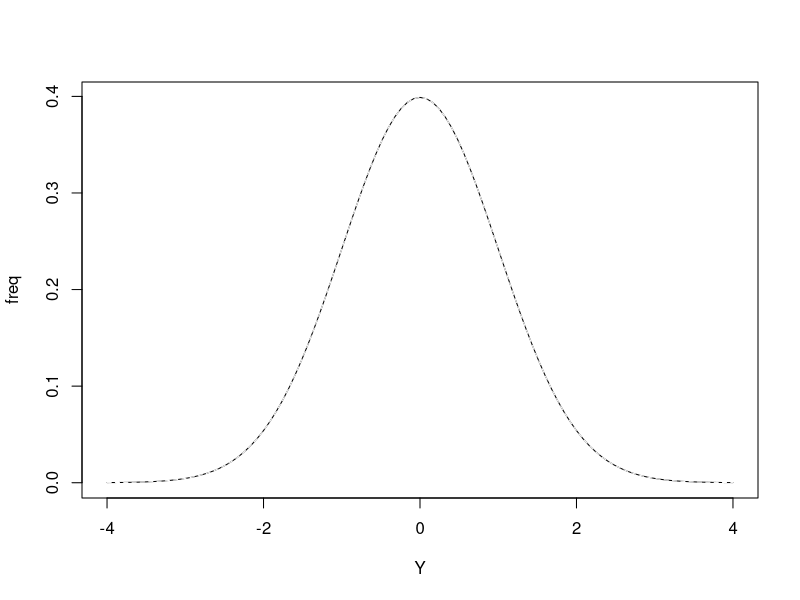
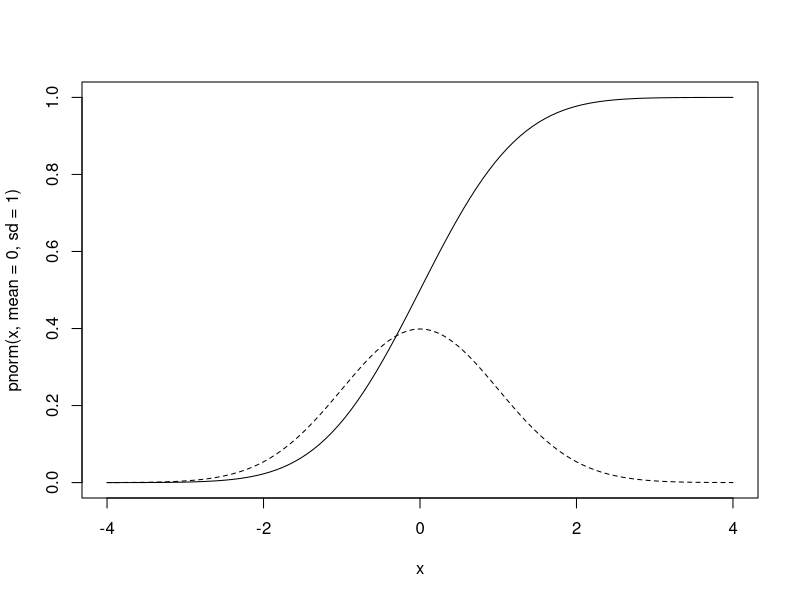
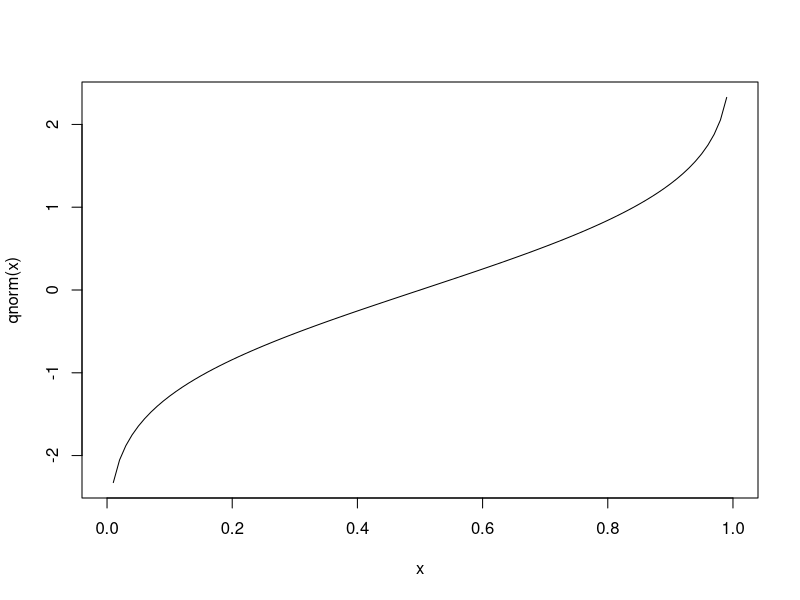
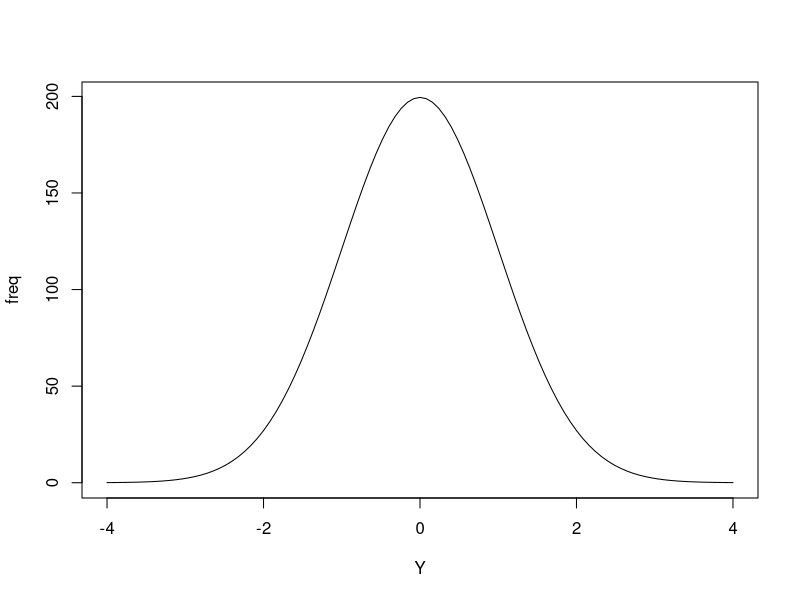
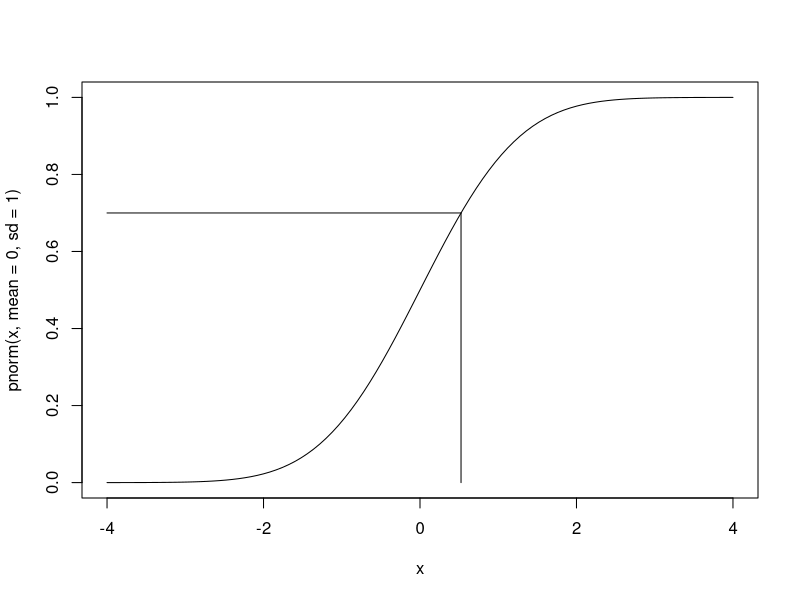
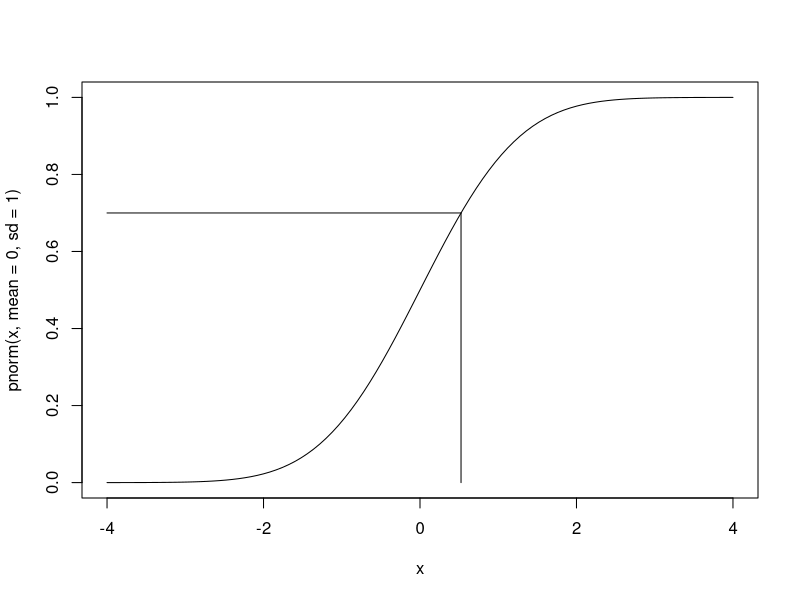
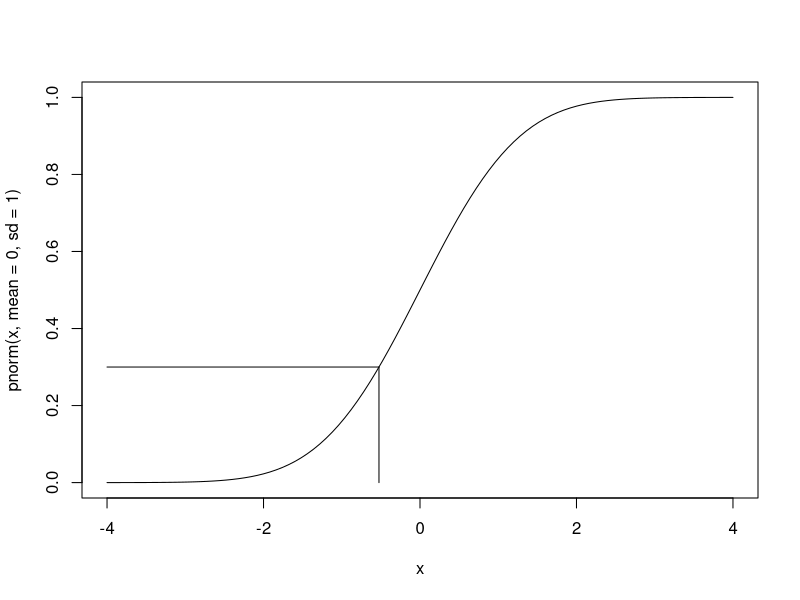

Source code (R) for these figures, in order:
#Chapter 6 moves on from discrete distributions to the normal distribution, 
#a continuous distribution that will be the basis of most statistics in the book.

#Section 6.1 discusses frequency distributions of continuous variables briefly.

#Section 6.2 Properties of the Normal Distribution

#Let's check where it is.
?Distributions
?dnorm

#We can draw the normal distribution in a custom function as a plot using curve()
#and equation 6.1 on page 95.
normal.manual<-function(mean, sd){
curve((1/(sd*sqrt(2*pi)))*exp((-((x-mean)/sd)^2)/2),
      -4, 4, #go from -4 to +4 standard deviations.
      add = FALSE,
      ylab="freq",
      xlab="Y",
      type = "l")
}
normal.manual(0,1)

#You can get this automatically in R with dnorm.
curve(dnorm(x, mean=0, sd=1),
      -4, 4,
      col="white",
      lty="dashed",
      add=TRUE)
#I added a white dashed line over the original black line so you can see that they follow the same path.

#You can draw any of the distributions in Figure 6.2 using these functions 
#(either the R one or the one we just made).

#Figure 6.3 shows the cumulative normal distribution function.

#Let's do that and then plot the normal probability density function on it.
#Cumulative first since that plot will go from 0 to 1.
curve(pnorm(x, mean=0, sd=1),
      -4, 4,
      lty="solid")

#Then add the normal probability density function (like the one we made earlier, just with the default line color).
curve(dnorm(x, mean=0, sd=1),
      -4, 4,
      lty="dashed",
      add=TRUE)

#To get out some of the values  shown in page 96, we use pnorm().
#http://stackoverflow.com/questions/34236648/r-function-to-calculate-area-under-the-normal-curve-between-adjacent-standard-de

pnorm(0, mean=0, sd=1)
#Just adding one value gives you a point estimate.
#50% will be found up to zero (the mean).

#The other values shown in Figure 6.3
pnorm(-1)
pnorm(-2)
#0 and 1 are the default values for mean and standard deviation, so you can leave them out if you want in this case.
#If you add more than one, it will tell you the values.
(pnorm(0:1))
#Use diff as suggested here to get the area under the curve.
diff(pnorm(0:1))
#This works because it uses the cumulative function to calculate it.
#If you go from -1 to 1 you can add them up to get the 68.27% shown under Figure 6.2 and on page 96.
sum(diff(pnorm(-1:1)))

#To go the other way, i.e. to see where 50% of the items fall, you have to use qnorm.
#Let's see what qnorm looks like.
curve(qnorm(x))
#It is essentially tipping Figure 6.3 on its side.
#The frequency is now x on the x-axis, and the standard deviations are the y axis.
#You can get the point values in Figure 6.3 this way:
qnorm(0.5)
qnorm(0.1587)
qnorm(0.0228)
#The last two are close with rounding since those values in Figure 6.3 were rounded.
#How to get the values on page 96, of where 50%, 95%, etc of items are found?
qnorm(0.5+0.5*0.5)
qnorm(0.95+0.5*0.05)
qnorm(0.99+0.5*0.01)
#The values that you input are not the percent values given on page 96.
#You put them in proportions (the quantile you want to get) PLUS
#half of the remaining value.
#If you put in 0.95, it will go from 0 to 0.95.  That isn't centered at the mean of 0,
#where the 50% quantile is.  There is 0.05 left at the end.  So we divide it by two
#to put it on either end.
#You would get the negative number for the standard deviation if you put in the opposite value.
qnorm(0.5*0.01)
#This also explains it nicely down where it starts talking about qnorm.
#https://cran.r-project.org/web/packages/tigerstats/vignettes/qnorm.html

#On pg. 98, they show calculation of standard deviates.
#This is described in such a way that they seem to be z scores although they are never named as such in the book.
#You can easily calculate this manually.
z.score<-function(x){
  (x-mean(x))/sd(x)
}

x<-c(1,2,3)
z.score(x)
#You can also use the scale() function.
#https://www.r-bloggers.com/r-tutorial-series-centering-variables-and-generating-z-scores-with-the-scale-function/

scale(x,
      center=TRUE,
      scale=TRUE)
#help notes that scale=TRUE divides by the standard deviation when
#center=TRUE, and center=TRUE substracts each number by the column mean.
#This is the same thing we did in the z-score function.

#Table 6.1 has expected frequencies for the normal distribution in column 2 for a sample of 1000 individuals.
#We can generate this with pnorm() and thinking about what the class marks mean.
#Because the class marks are separated by 0.5, we need to go 0.5 around each class mark and start at -5.25.
boundaries<-seq(from=-5.25,
                to=5.25,
                by=0.5)

pnorm.results<-pnorm(boundaries)
expected.freqs<-abs(diff(pnorm.results))
cbind(boundaries[-length(boundaries)]+0.25,
      #this takes the last entry off because we only need the lower bound for each class,
      #and adds 0.25 to get the class mark.
      round(expected.freqs*1000, 1))
#Then you can have a look at the table and see that it gives the same results as column 2 in Table 6.1.

#Section 6.3 A Model for the Normal Distribution
#This section describes what produces a normal distribution and
#a heuristic showing how it is related to the binomial distribution.

#Section 6.4 Applications of the Normal Distribution
#This section describes how to do what we did to get Table 6.1,
#but with a different set of data back from Section 4.2. [http://www.cmcurry.com/2014/07/using-r-to-work-through-sokal-and.html]

mean.bw<-109.9
sd.bw<-13.593

(sdeviate.bw<-(151-mean.bw)/sd.bw)

pnorm(sdeviate.bw) #This value is more precise
pnorm(3.02) #But the book uses this rounded value so we will too here.
#We can do some of the calculations the book does on pp. 103-104.
#Only a very few individuals are higher than 151 oz.
1-pnorm(3.02)
#If we want to look both directions we can double this number since the distribution is symmetrical.
2*(1-pnorm(3.02))

#By default, lower.tail=TRUE in pnorm.
pnorm(3.02,
      lower.tail=FALSE)
#It is the same as our earlier value of
1-pnorm(3.02)
#Here is the default setting for comparison.
pnorm(3.02,
      lower.tail=TRUE)
#This simply tells use which direction we want to look at,
#the upper or lower tail of the distribution from our value of standard deviate.  

#Section 6.5 Fitting a Normal Distribution to Observed Data

#These data are again from Section 4.2 [http://www.cmcurry.com/2014/07/using-r-to-work-through-sokal-and.html].
classmark<-seq(from=59.5, to=171.5, by=8)
frequencies<-c(2,6,39,385,888,1729,2240,2007,1233,641,201,74,14,5,1)
samplesize<-sum(frequencies) #This confirms that we entered the data correctly, and gets our sample size.
#Multiply classmark and frequencies to get the sums for each class.
classsums<-classmark*frequencies

#To look at all this stuff together, combine it into a dataset.
birthweights<-data.frame(cbind(classmark, frequencies, classsums))

#Add on a row of the next class up which contains 0 individuals.
(birthweights<-rbind(birthweights, c(179.5, 0, 0)))


#On page 104, equation 6.2 is like equation 6.1 above but with sample size (n) and i (class intervals).
normal.manual.applied<-function(mean, sd, n, i){
  curve(((1/(sd*sqrt(2*pi)))*exp((-((x-mean)/sd)^2)/2))*n*i,
        -4, 4, #go from -4 to +4 standard deviations.
        add = FALSE,
        ylab="freq",
        xlab="Y",
        type = "l")
}

normal.manual.applied(mean=0, sd=1, n=1000, i=0.5)
#This gives the curve that Table 6.1 also has (same class intervals of 0.5, 1000 samples, and mean=0 with sd=1).
#Let's do this with the birthweights data.

birthweights.mean<-109.8996
birthweights.sd<-13.5942

#Like above we need the lower boundaries of the class marks.
birthweights$boundaries<-birthweights$classmark-4

#Get the expected frequencies for the class boundaries with the mean and sd of our dataset.
birthweights$pnorm.results<-pnorm(birthweights$boundaries,
                     mean=birthweights.mean,
                     sd=birthweights.sd)

#Then, take the difference of the first row minus the next row.
#The last row will not have anything, which is why we needed to add the lower boundary of
#the next class mark, which has a frequency of zero.  Thus, this calculation generates a vector of length 14. 
#We need 15, so we just add a zero on for the last difference as they do in Table 6.2
birthweights$expected.freqs<-c(abs(diff(birthweights$pnorm.results)),0) #add a zero on for the last difference

#Multipy the frequencies by the sample size to get the expected frequencies for a sample of this size.
#Round as in the table.
birthweights$expected.freqs.values<-round(birthweights$expected.freqs*samplesize, 1)

#We can even add the plus and minus signs using ifelse and sign() to see in which direction the differences are.
birthweights$departure.signs<-ifelse(sign(birthweights$frequencies-birthweights$expected.freqs.values)==-1,
                                     "-", #if -1, then write "-"
                                     "+") #else if not -1, write "+"

#View the table to confirm it has the same data as table 6.2
birthweights


#Section 6.6 Skewness and Kurtosis

#Box 6.1 shows how to compute g1 (skewness) and g2 (kurtosis) from a frequency distribution.
#This is unlike to be how one would do it with your own table of data, 
#but it is a helpful exercise in understanding how these moment statistics work and coding.
#This section assumes you have loaded the birthweights data from the last post. [link]
mean.bw<-sum(birthweights[-16, "frequencies"]*(birthweights[-16, "classmark"]))/samplesize
yfreq<-(
    birthweights[-16, "classmark"]-mean.bw #This is deviation from the mean (see pg 51, section 4.7)
  )

(g1<-(
        samplesize*
        sum(birthweights[-16, "frequencies"]*yfreq^3)
      )/
    (
      (samplesize-1)*(samplesize-2)*birthweights.sd^3
      )
)


(g2<-(
  (
  (samplesize+1)*samplesize*sum(birthweights[-16, "frequencies"]*yfreq^4)
   )/
  (
    (samplesize-1)*(samplesize-2)*(samplesize-3)*(birthweights.sd^4)
    )
  )-
  (
    (
      3*(samplesize-1)^2
      )/
      (
        (samplesize-2)*(samplesize-3)
        )
    )
)

#As an interesting side note, if you use the value of the mean given in the book,
birthweights.mean
#which is rounded to four decimal places, the calculation for cubing 
#(and raising to the power of 4) both were off.  The power of three one was off by 118!


##blog up to here current


#Section 6.7 Graphic Methods

#Figure 6.5 shows the cumulative normal distribution again (as in Fig. 6.3),
#with lines drawn down to equivalent deviates.
curve(pnorm(x, mean=0, sd=1),
      -4, 4,
      lty="solid")
#This is the same code as earlier in section 6.3.
#You can draw lines, we'll just do the one for 0.7 cumulative.
#Remember that qnorm gets us from the cumulative distribution to the value.
#Here are some examples of qnorm again.
qnorm(0.7)
qnorm(0.3)
qnorm(1) #As the text says, this is Inf(infinity)

#We'll use segments() to add arbitrary lines to the plot we made above.
#This code will not draw anything if you don't have a plot open.

segments(x0 = qnorm(0.7),
         y0 = 0,
         x1 = qnorm(0.7),
         y1 = 0.7)

segments(x0 = qnorm(0.7),
         y0 = 0.7,
         x1 = -4,
         y1 = 0.7)

#You can generalize this by making a function.
fig6.5.function <- function (cumulativepercent,
                             normaldeviateleft,
                             normaldeviateright){
  curve(pnorm(x, mean=0, sd=1),
        normaldeviateleft,
        normaldeviateright,
        lty="solid")
  
  segments(x0 = qnorm(cumulativepercent),
           y0 = 0,
           x1 = qnorm(cumulativepercent),
           y1 = cumulativepercent)
  
  segments(x0 = qnorm(cumulativepercent),
           y0 = cumulativepercent,
           x1 = normaldeviateleft,
           y1 = cumulativepercent)
}

fig6.5.function(0.7,
                -4,
                4)


fig6.5.function(0.3,
                -4,
                4)


#On page 111, they begin discussing quantile-quantile plots (or QQ plots)

#Make one manually.
#Following box 6.2 to manually make a Q-Q plot to understand how they are built.
#I. routine computer processed samples.
#First we need to generate a small dataset.
fakehouseflydata <- data.frame(
  "winglength" = rnorm(n = 1400,
                       mean = 45.5,
                       sd = 3.90)
)
  
#Step 1.  order by increasing magnitude.
library(dplyr)

ordered_fakehouseflydata <- fakehouseflydata %>%
  arrange(winglength)

ordered_fakehouseflydata$ranks <- rank(ordered_fakehouseflydata$winglength,
                                       ties.method = "first")
                                       
                                       #Then how to do them in R automatically.
rank(c(1,2,3,4,4,5),
     ties.method = "first")

rank(c(1,2,3,4,4,5),
     ties.method = "last")

rank(c(1,2,3,4,4,5),
     ties.method = "average")

rank(c(1,2,3,4,4,5),
     ties.method = "random")

rank(c(1,2,3,4,4,5),
     ties.method = "min")

rank(c(1,2,3,4,4,5),
     ties.method = "max")

#http://stats.stackexchange.com/questions/230226/how-to-manually-make-a-qq-plot-of-p-value-against-uniform-distribution
#A different way, see how it compares.
#More background http://onlinestatbook.com/2/advanced_graphs/q-q_plots.html

#The rankits in box 6.2 are done this way.

#Look up Q-Q calculation in R to see how it deals with small sample sizes.
